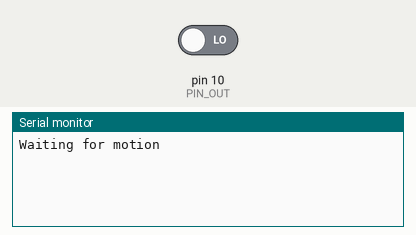
This sketch was run on a simulated Arduino Uno, built with avr-gcc and run on an emulated ATmega328P. On the bench: the last lines printed to the serial monitor. The test bench sets the inputs (shaded band); at power-on: pin 10 (PIN_OUT) LOW.

Above: at 1.2 s.
1.3 s: pin 10 (PIN_OUT) driven HIGH
At 2.3 s:
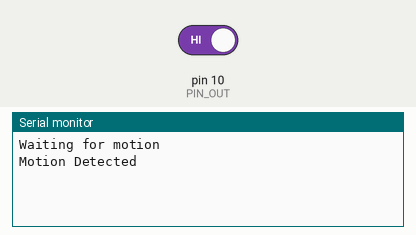
2.8 s: pin 10 (PIN_OUT) driven LOW
At 3.4 s:
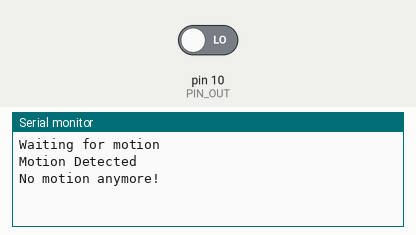

Measured:
- after the input at 1.3 s, the serial monitor: prints a new line at once (image 1)
- after the input at 2.8 s, the serial monitor: prints a new line at once (image 2)

The sketch:

sketch_apr02b.ino
```cpp
#define PIN_OUT 10
#define PIN_VIN 11
#define PIN_CDS 12

int Sensor = 2;   //Input Pin
int LED = 13;     // Led pin for Indication

int flg = 0;  //Change detection flag
void setup() {
    Serial.begin(9600);
  pinMode (PIN_OUT, INPUT);  //Define Pin as input
  //pinMode (LED, OUTPUT);    //Led as OUTPUT
  Serial.println("Waiting for motion");
}

void loop() {
    int val = digitalRead(PIN_OUT); //Read Pin as input

    if (val > 0 && flg == 0) {
      Serial.println("Motion Detected");
      flg = 1;
    }

     if(val == 0 && flg == 1) {
        Serial.println("No motion anymore!");
        flg = 0;
     }
}
```
